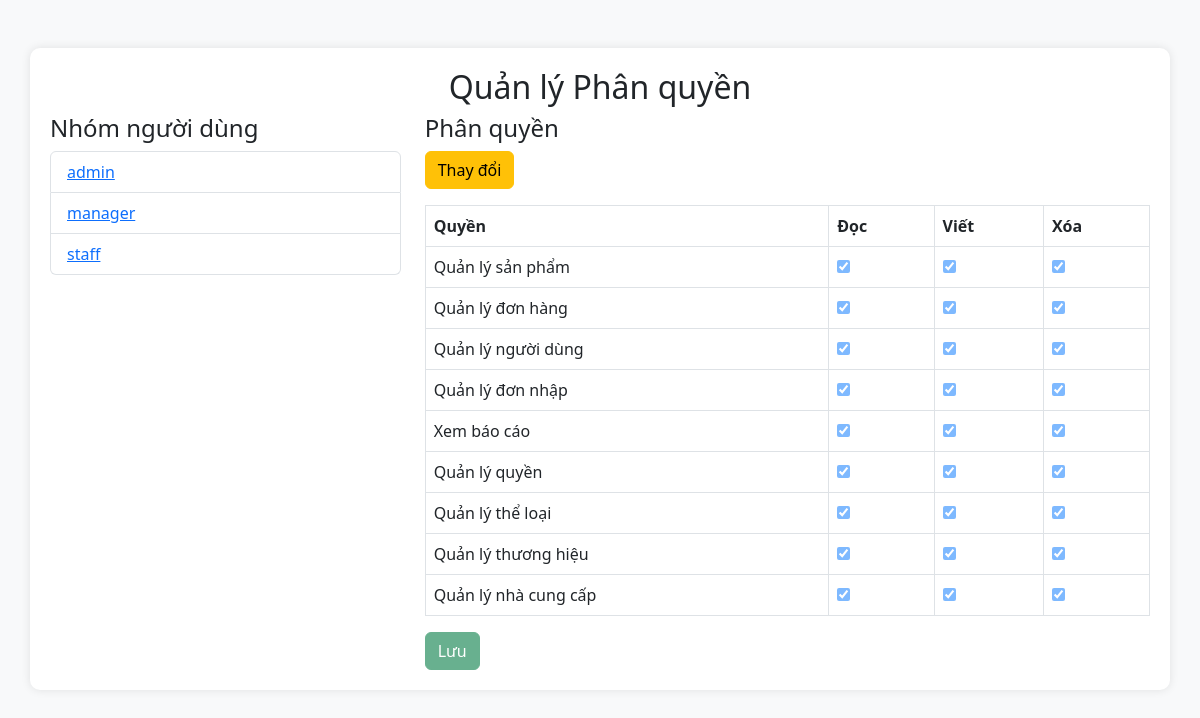
The page /admin/pages/phanquyen.php?page=phanquyen&role_id=2 on the database as committed earlier.
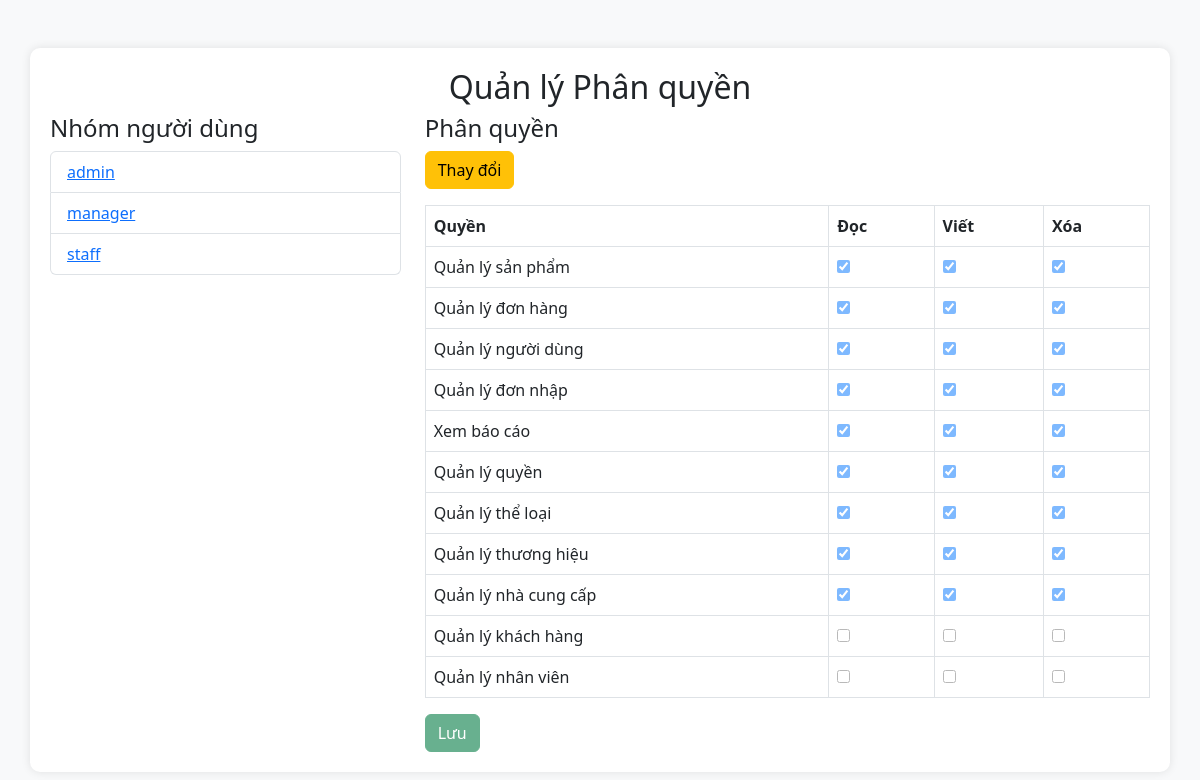
The same page on the database as committed later.
### tables this page shows
CREATE TABLE `roles` (
  `role_id` int(11) NOT NULL,
  `name` varchar(100) NOT NULL
);

CREATE TABLE `permissions` (
  `permission_id` int(11) NOT NULL,
  `name` varchar(100) NOT NULL
);

### includes/DBConnect.php (called while the page is built, shortened)
<?php
class DBConnect {
    private static $instance = null;
    private $pdo;
    private $host = 'localhost';
    private $dbname = 'db_douong';
    private $username = 'root';
    private $password = '';
    private function __construct() {
        try {
            $this->pdo = new PDO(
                "mysql:host={$this->host};dbname={$this->dbname};charset=utf8",
                $this->username,
                $this->password
            );
            $this->pdo->setAttribute(PDO::ATTR_ERRMODE, PDO::ERRMODE_EXCEPTION);
            $this->pdo->setAttribute(PDO::ATTR_DEFAULT_FETCH_MODE, PDO::FETCH_ASSOC);
        } catch (PDOException $e) {
            die("Kết nối thất bại: " . $e->getMessage());
        }
    }
    public static function getInstance() {
        if (self::$instance === null) {
            self::$instance = new DBConnect();
        }
        return self::$instance;
    }
    public function select($sql, $params = []) {
        $stmt = $this->pdo->prepare($sql);
        $stmt->execute($params);
        return $stmt->fetchAll();
    }
}
?>

### admin/pages/phanquyen.php (the view, shortened to what this page needs)
<!DOCTYPE html>
<html lang="vi">
<head>
    <link href="https://cdn.jsdelivr.net/npm/bootstrap@5.3.0/dist/css/bootstrap.min.css" rel="stylesheet">
</head>
<body>
    <?php
    require_once '../includes/DBConnect.php';
    $db = DBConnect::getInstance();
    $roles = $db->select("SELECT * FROM roles WHERE role_id != 1");
    $permissions = $db->select("SELECT * FROM permissions");
    $role_id = isset($_GET['role_id']) ? intval($_GET['role_id']) : null;
    if ($role_id) {
        $role_permissions = $db->select(
            "SELECT permission_id, action FROM role_permission_details WHERE role_id = ?",
            [$role_id]
        );
        $assigned_permissions = [];
        foreach ($role_permissions as $rp) {
            $assigned_permissions[$rp['permission_id']][] = $rp['action'];
        }
    } else {
        $assigned_permissions = [];
    }
    ?>
    <div class="container mt-5">
        <h2 class="text-center">Quản lý Phân quyền</h2>
        <div class="row">
            <div class="col-md-4">
                <h4>Nhóm người dùng</h4>
                <ul class="list-group">
                    <?php foreach ($roles as $role): ?>
                        <li class="list-group-item">
                            <a href="?page=phanquyen&role_id=<?= $role['role_id'] ?>"><?= $role['name'] ?></a>
                        </li>
                    <?php endforeach; ?>
                </ul>
            </div>
            <div class="col-md-8">
                <h4>Phân quyền</h4>
                <button id="editBtn" class="btn btn-warning mb-3">Thay đổi</button>
                <form action="save_permissions.php" method="POST">
                    <table class="table table-bordered">
                        <thead>
                            <tr>
                                <th>Quyền</th>
                                <th>Đọc</th>
                                <th>Viết</th>
                                <th>Xóa</th>
                            </tr>
                        </thead>
                        <tbody>
                            <?php foreach ($permissions as $permission): ?>
                                <tr>
                                    <td><?= $permission['name'] ?></td>
                                    <td><input type="checkbox" name="permissions[<?= $permission['permission_id'] ?>][]" value="read" <?= (in_array('read', $assigned_permissions[$permission['permission_id']] ?? [])) ? 'checked' : '' ?> class="disabled-checkbox"></td>
                                    <td><input type="checkbox" name="permissions[<?= $permission['permission_id'] ?>][]" value="write" <?= (in_array('write', $assigned_permissions[$permission['permission_id']] ?? [])) ? 'checked' : '' ?> class="disabled-checkbox"></td>
                                    <td><input type="checkbox" name="permissions[<?= $permission['permission_id'] ?>][]" value="delete" <?= (in_array('delete', $assigned_permissions[$permission['permission_id']] ?? [])) ? 'checked' : '' ?> class="disabled-checkbox"></td>
                                </tr>
                            <?php endforeach; ?>
                        </tbody>
                    </table>
                    <button type="submit" class="btn btn-success" disabled id="saveBtn">Lưu</button>
                </form>
            </div>
        </div>
    </div>
</body>
</html>

### admin/pages/phanquyen.php (style rules this page uses)
body { background-color: #f8f9fa; }
.container { background: white; padding: 20px; border-radius: 10px; box-shadow: 0px 0px 10px rgba(0, 0, 0, 0.1); }
.disabled-checkbox { pointer-events: none; opacity: 0.5; }

Rows that differ between the two databases and show on the page:
added permissions: name "Quản lý khách hàng"
added permissions: name "Quản lý nhân viên"
